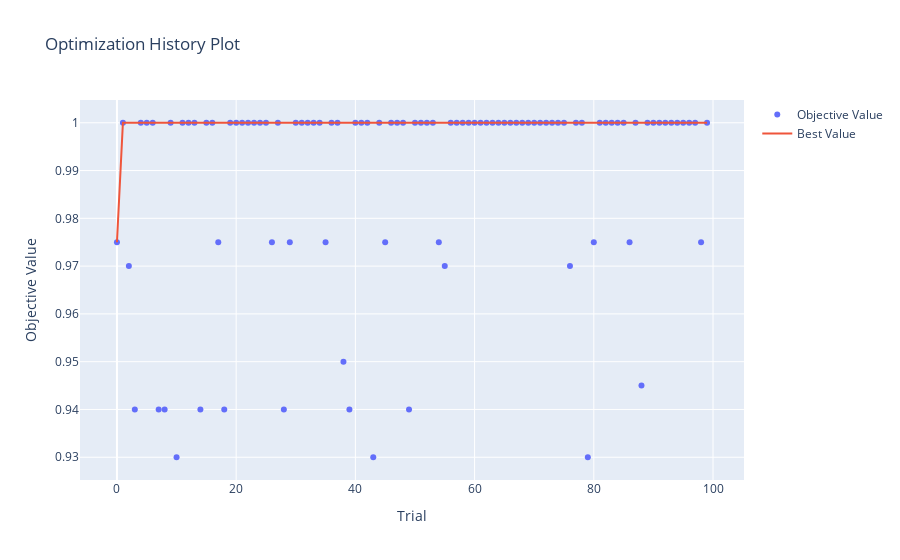

The notebook cell saved with this chart:
### Markdown cell above
Mejores parametros

### Code cell
print(studyKNN.best_params)
optuna.visualization.plot_optimization_history(studyKNN)

### Figure 1 — Plotly figure (JSON) as saved in the notebook; plotly's stock layout.template omitted (floating-point values rounded to 4 significant figures)
{"data": [{"mode": "markers", "name": "Objective Value", "type": "scatter", "x": [0, 1, 2, 3, 4, 5, 6, 7, 8, 9, 10, 11, 12, 13, 14, 15, 16, 17, 18, 19, 20, 21, 22, 23, 24, 25, 26, 27, 28, 29, 30, 31, 32, 33, 34, 35, 36, 37, 38, 39, 40, 41, 42, 43, 44, 45, 46, 47, 48, 49, 50, 51, 52, 53, 54, 55, 56, 57, 58, 59, 60, 61, 62, 63, 64, 65, 66, 67, 68, 69, 70, 71, 72, 73, 74, 75, 76, 77, 78, 79, 80, 81, 82, 83, 84, 85, 86, 87, 88, 89, 90, 91, 92, 93, 94, 95, 96, 97, 98, 99], "y": [0.975, 1, 0.97, 0.94, 1, 1, 1, 0.94, 0.94, 1, 0.93, 1, 1, 1, 0.94, 1, 1, 0.975, 0.94, 1, 1, 1, 1, 1, 1, 1, 0.975, 1, 0.94, 0.975, 1, 1, 1, 1, 1, 0.975, 1, 1, 0.95, 0.94, 1, 1, 1, 0.93, 1, 0.975, 1, 1, 1, 0.94, 1, 1, 1, 1, 0.975, 0.97, 1, 1, 1, 1, 1, 1, 1, 1, 1, 1, 1, 1, 1, 1, 1, 1, 1, 1, 1, 1, 0.97, 1, 1, 0.93, 0.975, 1, 1, 1, 1, 1, 0.975, 1, 0.945, 1, 1, 1, 1, 1, 1, 1, 1, 1, 0.975, 1]}, {"mode": "lines", "name": "Best Value", "type": "scatter", "x": [0, 1, 2, 3, 4, 5, 6, 7, 8, 9, 10, 11, 12, 13, 14, 15, 16, 17, 18, 19, 20, 21, 22, 23, 24, 25, 26, 27, 28, 29, 30, 31, 32, 33, 34, 35, 36, 37, 38, 39, 40, 41, 42, 43, 44, 45, 46, 47, 48, 49, 50, 51, 52, 53, 54, 55, 56, 57, 58, 59, 60, 61, 62, 63, 64, 65, 66, 67, 68, 69, 70, 71, 72, 73, 74, 75, 76, 77, 78, 79, 80, 81, 82, 83, 84, 85, 86, 87, 88, 89, 90, 91, 92, 93, 94, 95, 96, 97, 98, 99], "y": [0.975, 1, 1, 1, 1, 1, 1, 1, 1, 1, 1, 1, 1, 1, 1, 1, 1, 1, 1, 1, 1, 1, 1, 1, 1, 1, 1, 1, 1, 1, 1, 1, 1, 1, 1, 1, 1, 1, 1, 1, 1, 1, 1, 1, 1, 1, 1, 1, 1, 1, 1, 1, 1, 1, 1, 1, 1, 1, 1, 1, 1, 1, 1, 1, 1, 1, 1, 1, 1, 1, 1, 1, 1, 1, 1, 1, 1, 1, 1, 1, 1, 1, 1, 1, 1, 1, 1, 1, 1, 1, 1, 1, 1, 1, 1, 1, 1, 1, 1, 1]}, {"marker": {"color": "#cccccc"}, "mode": "markers", "name": "Infeasible Trial", "showlegend": false, "type": "scatter", "x": [], "y": []}], "layout": {"title": {"text": "Optimization History Plot"}, "xaxis": {"title": {"text": "Trial"}}, "yaxis": {"title": {"text": "Objective Value"}}}}
